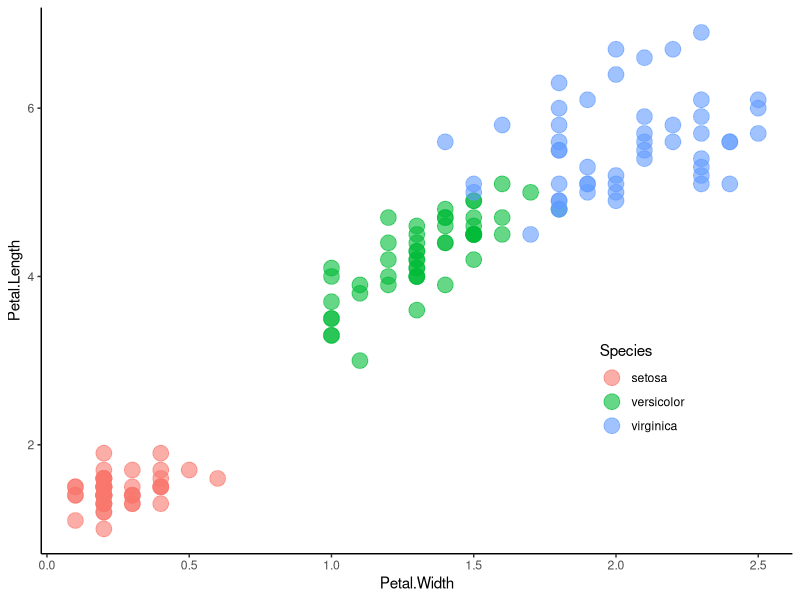
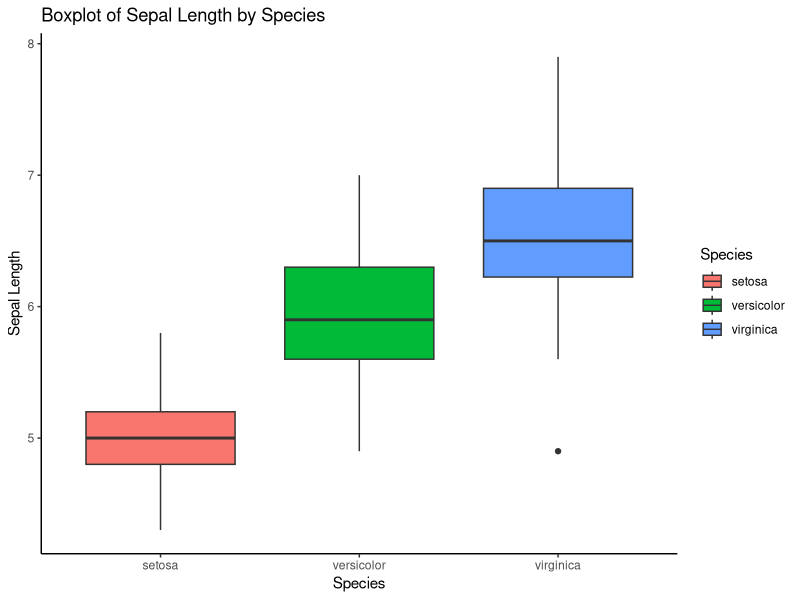

Here is the R script that generated these plots, in order:
# Load package ----
library(caret)
library(tidyverse) #data manipulation and visualization
library(dplyr)
library(ggplot2)
library(class) #basic KNN
library(randomForest) #Random Forest implementation
library(stats) # Logistic regression is included in base R through the glm() function.
library(e1071) #SVM



# Load data ----

# Loading iris dataset
iris.data <- iris

# Viewing iris dataset structure and attributes
str(iris.data)

# Create a scatter plot
scatter_iris <- ggplot(iris.data, aes(x = Petal.Width, y = Petal.Length, color = Species)) +
  geom_point(size = 5, alpha = 0.6) +
  theme_classic() +
  theme(legend.position = c(0.8, 0.3))

# Save the plot as a file
ggsave(filename = "Images/scatter_iris.png", plot = scatter_iris, 
       width = 8, height = 6, dpi = 300)

# Create a boxplot for Sepal.Length by Species
boxplot_iris <- ggplot(iris.data, aes(x = Species, y = Sepal.Length, fill = Species)) +
  geom_boxplot() +
  labs(title = "Boxplot of Sepal Length by Species",
       x = "Species",
       y = "Sepal Length") +
  theme_classic()

# Save the plot as a file
ggsave(filename = "Images/boxplot_sepal_length.png", plot = boxplot_iris, 
       width = 8, height = 6, dpi = 300)



# Logistic Regression ----


# KNN ----

# Decision Tree ----




# SVM ----











